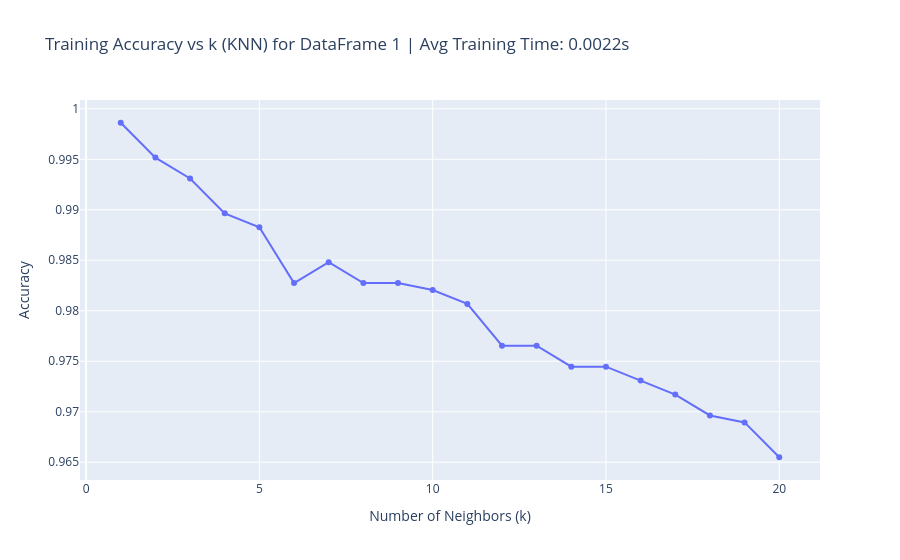
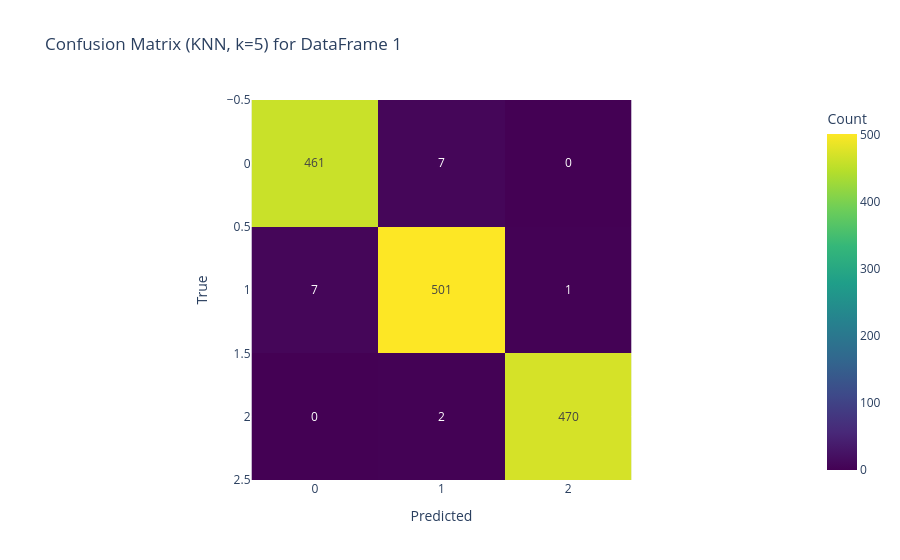
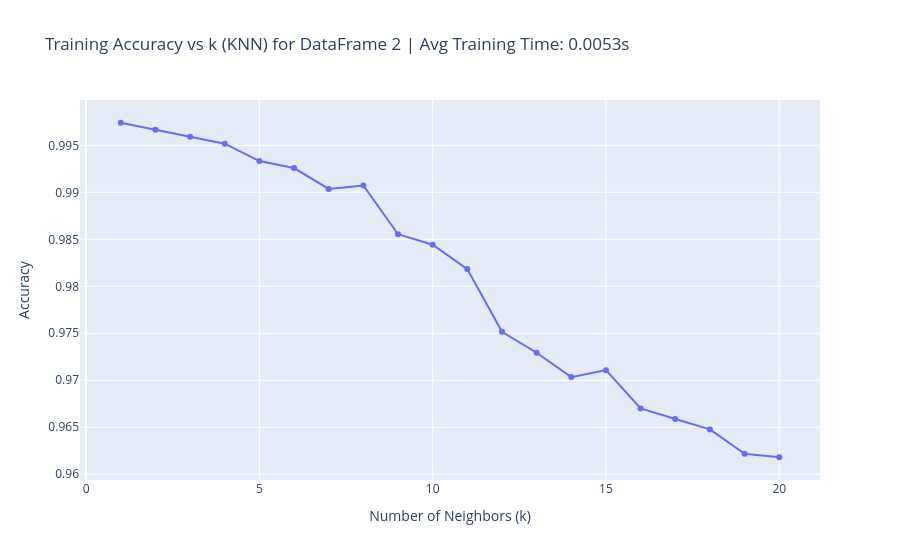
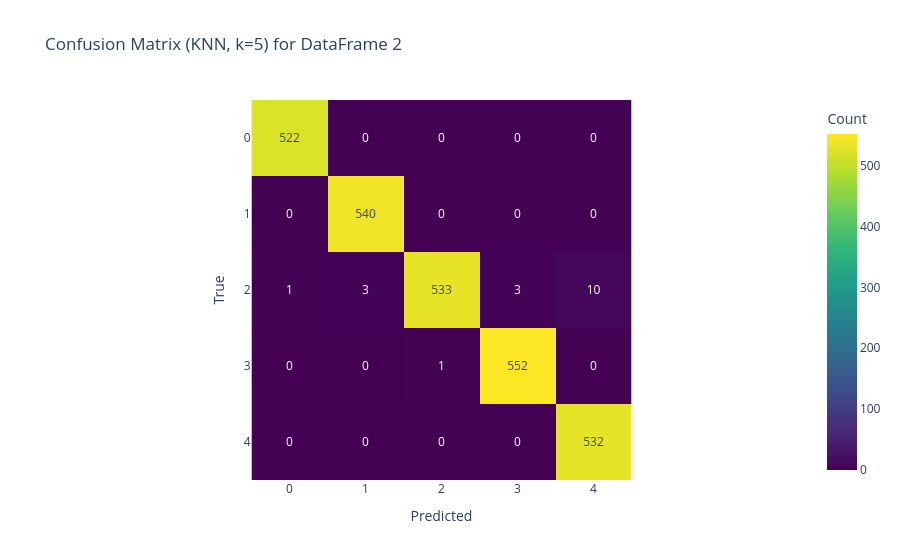

These figures' notebook cell, in order:
### Code cell
# KNN on all df
results_1 = knn_model_with_plots(df_1, index=1)
results_2 = knn_model_with_plots(df_2, index=2)
results_3 = knn_model_with_plots(df_3, index=3)
results_4 = knn_model_with_plots(df_4, index=4)

### Figure 1 — Plotly figure (JSON) as saved in the notebook; plotly's stock layout.template omitted (floating-point values rounded to 4 significant figures)
{"data": [{"hovertemplate": "Number of Neighbors (k)=%{x}<br>Accuracy=%{y}<extra></extra>", "legendgroup": "", "line": {"color": "#636efa", "dash": "solid"}, "marker": {"symbol": "circle"}, "mode": "lines+markers", "name": "", "orientation": "v", "showlegend": false, "type": "scatter", "x": [1, 2, 3, 4, 5, 6, 7, 8, 9, 10, 11, 12, 13, 14, 15, 16, 17, 18, 19, 20], "xaxis": "x", "y": [0.9986, 0.9952, 0.9931, 0.9896, 0.9883, 0.9827, 0.9848, 0.9827, 0.9827, 0.9821, 0.9807, 0.9765, 0.9765, 0.9745, 0.9745, 0.9731, 0.9717, 0.9696, 0.9689, 0.9655], "yaxis": "y"}], "layout": {"legend": {"tracegroupgap": 0}, "title": {"text": "Training Accuracy vs k (KNN) for DataFrame 1 | Avg Training Time: 0.0022s"}, "xaxis": {"anchor": "y", "domain": [0, 1], "title": {"text": "Number of Neighbors (k)"}}, "yaxis": {"anchor": "x", "domain": [0, 1], "title": {"text": "Accuracy"}}}}

### Figure 2 — Plotly figure (JSON) as saved in the notebook; plotly's stock layout.template omitted (floating-point values rounded to 4 significant figures)
{"data": [{"coloraxis": "coloraxis", "hovertemplate": "Predicted: %{x}<br>True: %{y}<br>Count: %{z}<extra></extra>", "name": "0", "texttemplate": "%{z:int}", "type": "heatmap", "xaxis": "x", "yaxis": "y", "z": [[461, 7, 0], [7, 501, 1], [0, 2, 470]]}], "layout": {"coloraxis": {"colorbar": {"title": {"text": "Count"}}, "colorscale": [[0, "#440154"], [0.1111, "#482878"], [0.2222, "#3e4989"], [0.3333, "#31688e"], [0.4444, "#26828e"], [0.5556, "#1f9e89"], [0.6667, "#35b779"], [0.7778, "#6ece58"], [0.8889, "#b5de2b"], [1, "#fde725"]]}, "title": {"text": "Confusion Matrix (KNN, k=5) for DataFrame 1"}, "xaxis": {"anchor": "y", "constrain": "domain", "domain": [0, 1], "scaleanchor": "y", "title": {"text": "Predicted"}}, "yaxis": {"anchor": "x", "autorange": "reversed", "constrain": "domain", "domain": [0, 1], "title": {"text": "True"}}}}

### Figure 3 — Plotly figure (JSON) as saved in the notebook; plotly's stock layout.template omitted (floating-point values rounded to 4 significant figures)
{"data": [{"hovertemplate": "Number of Neighbors (k)=%{x}<br>Accuracy=%{y}<extra></extra>", "legendgroup": "", "line": {"color": "#636efa", "dash": "solid"}, "marker": {"symbol": "circle"}, "mode": "lines+markers", "name": "", "orientation": "v", "showlegend": false, "type": "scatter", "x": [1, 2, 3, 4, 5, 6, 7, 8, 9, 10, 11, 12, 13, 14, 15, 16, 17, 18, 19, 20], "xaxis": "x", "y": [0.9974, 0.9967, 0.9959, 0.9952, 0.9933, 0.9926, 0.9904, 0.9907, 0.9855, 0.9844, 0.9818, 0.9752, 0.9729, 0.9703, 0.9711, 0.967, 0.9659, 0.9648, 0.9622, 0.9618], "yaxis": "y"}], "layout": {"legend": {"tracegroupgap": 0}, "title": {"text": "Training Accuracy vs k (KNN) for DataFrame 2 | Avg Training Time: 0.0053s"}, "xaxis": {"anchor": "y", "domain": [0, 1], "title": {"text": "Number of Neighbors (k)"}}, "yaxis": {"anchor": "x", "domain": [0, 1], "title": {"text": "Accuracy"}}}}

### Figure 4 — Plotly figure (JSON) as saved in the notebook; plotly's stock layout.template omitted (floating-point values rounded to 4 significant figures)
{"data": [{"coloraxis": "coloraxis", "hovertemplate": "Predicted: %{x}<br>True: %{y}<br>Count: %{z}<extra></extra>", "name": "0", "texttemplate": "%{z:int}", "type": "heatmap", "xaxis": "x", "yaxis": "y", "z": [[522, 0, 0, 0, 0], [0, 540, 0, 0, 0], [1, 3, 533, 3, 10], [0, 0, 1, 552, 0], [0, 0, 0, 0, 532]]}], "layout": {"coloraxis": {"colorbar": {"title": {"text": "Count"}}, "colorscale": [[0, "#440154"], [0.1111, "#482878"], [0.2222, "#3e4989"], [0.3333, "#31688e"], [0.4444, "#26828e"], [0.5556, "#1f9e89"], [0.6667, "#35b779"], [0.7778, "#6ece58"], [0.8889, "#b5de2b"], [1, "#fde725"]]}, "title": {"text": "Confusion Matrix (KNN, k=5) for DataFrame 2"}, "xaxis": {"anchor": "y", "constrain": "domain", "domain": [0, 1], "scaleanchor": "y", "title": {"text": "Predicted"}}, "yaxis": {"anchor": "x", "autorange": "reversed", "constrain": "domain", "domain": [0, 1], "title": {"text": "True"}}}}
